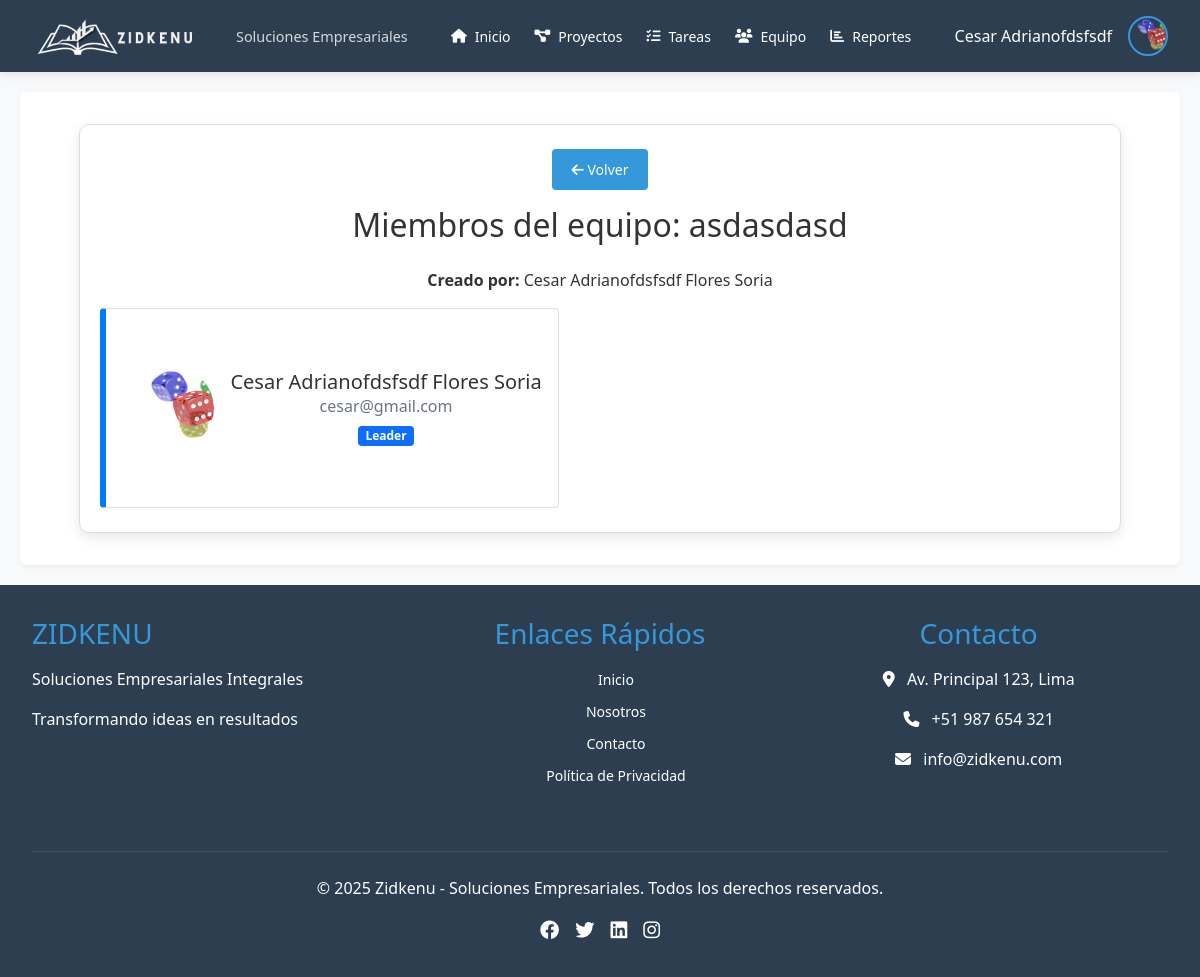
The app's page /pantallas/team_members.php?id=1 (signed in) with its own data.
### tables this page shows
CREATE TABLE `users` (
  `id` int(11) NOT NULL,
  `username` varchar(50) NOT NULL,
  `password` varchar(255) NOT NULL,
  `email` varchar(100) NOT NULL,
  `nombres` varchar(50) NOT NULL,
  `apellidos` varchar(50) NOT NULL,
  `fecha_nacimiento` date NOT NULL,
  `dni` int(8) NOT NULL,
  `celular` int(9) NOT NULL,
  `foto_perfil` varchar(255) DEFAULT '../assets/foto_perfil/default.png',
  `role` enum('admin','manager','member') NOT NULL DEFAULT 'member',
  `created_at` timestamp NOT NULL DEFAULT current_timestamp(),
  `updated_at` timestamp NOT NULL DEFAULT current_timestamp() ON UPDATE current_timestamp()
);

CREATE TABLE `teams` (
  `id` int(11) NOT NULL,
  `name` varchar(255) NOT NULL,
  `description` text DEFAULT NULL,
  `code` varchar(10) DEFAULT NULL,
  `created_by` int(11) NOT NULL,
  `created_at` timestamp NOT NULL DEFAULT current_timestamp(),
  `updated_at` timestamp NOT NULL DEFAULT current_timestamp() ON UPDATE current_timestamp()
);

CREATE TABLE `team_members` (
  `id` int(11) NOT NULL,
  `team_id` int(11) NOT NULL,
  `user_id` int(11) NOT NULL,
  `role` enum('leader','member') DEFAULT 'member',
  `joined_at` timestamp NOT NULL DEFAULT current_timestamp()
);

### pantallas/team_members.php (the view, shortened to what this page needs)
<?php
require '../conexion/config.php';
if (isset($_SESSION['user_id'])) {
    $stmtUser = $pdo->prepare("SELECT * FROM users WHERE id = ?");
    $stmtUser->execute([$_SESSION['user_id']]);
    $user = $stmtUser->fetch(PDO::FETCH_ASSOC);
} else {
    $user = null;
}
$team_id = isset($_GET['id']) ? (int)$_GET['id'] : 0;
try {
    $stmt = $pdo->prepare("
        SELECT t.*, u.nombres as creator_name, u.apellidos as creator_lastname
        FROM teams t
        LEFT JOIN users u ON t.created_by = u.id
        WHERE t.id = ?
    ");
    $stmt->execute([$team_id]);
    $team = $stmt->fetch();
} catch (PDOException $e) {
    set_flash_message('error', 'Error al cargar información del equipo');
    redirect('team.php');
}
try {
    $stmt = $pdo->prepare("
        SELECT u.id, u.nombres, u.apellidos, u.email, u.celular, u.foto_perfil,
               tm.role, tm.joined_at
        FROM users u
        JOIN team_members tm ON u.id = tm.user_id
        WHERE tm.team_id = ?
        ORDER BY
            CASE tm.role
                WHEN 'leader' THEN 1
                WHEN 'member' THEN 2
            END,
            tm.joined_at ASC
    ");
    $stmt->execute([$team_id]);
    $members = $stmt->fetchAll();
} catch (PDOException $e) {
    $members = [];
    set_flash_message('error', 'Error al cargar miembros del equipo');
}
function get_role_badge($role) {
    $badges = ['leader' => 'primary', 'member' => 'secondary'];
    return $badges[$role] ?? 'light';
}
?>
<!DOCTYPE html>
<html lang="es">
<head>
    <link rel="stylesheet" href="../css/style.css">
    <link rel="stylesheet" href="https://cdnjs.cloudflare.com/ajax/libs/font-awesome/6.0.0/css/all.min.css">
    <link href="https://cdn.jsdelivr.net/npm/bootstrap@5.1.3/dist/css/bootstrap.min.css" rel="stylesheet">
</head>
<body>
    <?php include '../estructura/header.php'; ?>
    <div class="container py-4 team-container">
        <a href="team.php" class="btn btn-outline-secondary mb-3">
            <i class="fas fa-arrow-left"></i> Volver
        </a>
        <h2 class="mb-4">Miembros del equipo: <?= htmlspecialchars($team['name']) ?></h2>
        <p><strong>Creado por:</strong> <?= htmlspecialchars($team['creator_name'] . ' ' . $team['creator_lastname']) ?></p>
        <div class="member-grid">
            <?php foreach ($members as $member): ?>
                <div class="card member-card <?= 'role-' . $member['role'] ?>">
                    <div class="card-body d-flex align-items-center">
                        <img src="<?= htmlspecialchars($member['foto_perfil'] ?? '../img/default-avatar.png') ?>"
                             class="rounded-circle avatar-lg me-3" alt="Avatar">
                        <div>
                            <h5 class="card-title mb-0"><?= htmlspecialchars($member['nombres'] . ' ' . $member['apellidos']) ?></h5>
                            <p class="mb-1 text-muted"><?= htmlspecialchars($member['email']) ?></p>
                            <span class="badge bg-<?= get_role_badge($member['role']) ?>">
                                <?= ucfirst($member['role']) ?>
                            </span>
                        </div>
                    </div>
                </div>
            <?php endforeach; ?>
        </div>
    </div>
    <?php include '../estructura/footer.php'; ?>
</body>
</html>

### estructura/header.php (shortened to what this page needs)
<!DOCTYPE html>
<html lang="es">
<head>
    <link rel="stylesheet" href="https://cdnjs.cloudflare.com/ajax/libs/font-awesome/6.4.0/css/all.min.css">
    <link rel="stylesheet" href="../css/style.css">
</head>
<body>
    <header class="navbar">
        <div class="logo-container">
            <img src="../assets/img/zidkenu_logo.png" alt="Zidkenu Logo" class="logo-img">
            <div>
                <span class="logo-slogan">Soluciones Empresariales</span>
            </div>
        </div>
        <nav class="nav-links">
            <a href="home_screen.php"><i class="fas fa-home"></i> Inicio</a>
            <a href="projects.php"><i class="fas fa-project-diagram"></i> Proyectos</a>
            <a href="tasks.php"><i class="fas fa-tasks"></i> Tareas</a>
            <a href="team.php"><i class="fas fa-users"></i> Equipo</a>
            <a href="reports.php"><i class="fas fa-chart-bar"></i> Reportes</a>
        </nav>
        <?php if (isset($_SESSION['user_id'])): ?>
        <div class="user-menu">
            <span class="username"><?= htmlspecialchars($user['nombres'] ?? 'Usuario') ?></span>
            <div class="dropdown">
                <img src="<?= htmlspecialchars($_SESSION['user_avatar'] ?? $user['foto_perfil'] ?? '../assets/foto_perfil/default.jpg') ?>" alt="Avatar" class="avatar" id="avatarBtn">
            </div>
        </div>
        <?php endif; ?>
    </header>
    <main class="main-content">

### css/style.css (style rules this page uses)
:root { --primary-color: #2c3e50; --secondary-color: #3498db; --accent-color: #e74c3c; --light-color: #ecf0f1; --dark-color: #2c3e50; --text-color: #333; --border-radius: 6px; }
body { font-family: Arial, sans-serif; background-color: #fff; margin: 0; padding: 0; }
.container { max-width: 2000px; margin: auto; padding: 20px; border: 1px solid #ddd; border-radius: 10px; text-align: center; box-shadow: 0 4px 12px rgba(0, 0, 0, 0.1); }
a { color: #0074d9; text-decoration: none; font-size: 14px; }
* { margin: 0; padding: 0; box-sizing: border-box; font-family: 'Segoe UI', Tahoma, Geneva, Verdana, sans-serif; }
body { background-color: #f5f5f5; min-height: 100vh; display: flex; flex-direction: column; color: var(--text-color); }
.navbar { background-color: var(--primary-color); color: white; padding: 1rem 2rem; display: flex; justify-content: space-between; align-items: center; box-shadow: 0 2px 10px rgba(0, 0, 0, 0.1); position: relative; z-index: 1000; }
.logo-container { display: flex; align-items: center; gap: 1rem; }
.logo-img { height: 40px; }
.logo-slogan { font-size: 0.9rem; opacity: 0.8; margin-left: 1rem; }
.nav-links { display: flex; gap: 1.5rem; }
.nav-links a { color: white; text-decoration: none; font-weight: 500; transition: color 0.3s; display: flex; align-items: center; gap: 0.5rem; padding: 0.5rem 0; }
.user-menu { display: flex; align-items: center; gap: 1rem; position: relative; }
.username { font-weight: 500; cursor: pointer; }
.avatar { width: 40px; height: 40px; border-radius: 50%; object-fit: cover; cursor: pointer; border: 2px solid var(--secondary-color); transition: transform 0.2s; }
.main-content { flex: 1; padding: 2rem; background-color: #fff; margin: 20px; border-radius: var(--border-radius); box-shadow: 0 2px 5px rgba(0,0,0,0.05); }
.btn { padding: 12px 20px; background-color: var(--secondary-color); color: white; border: none; border-radius: var(--border-radius); font-size: 16px; cursor: pointer; transition: all 0.3s; display: inline-block; text-align: center; text-decoration: none; }
body { background-color: #f8f9fa; }
.team-container { width: 95%; margin: 0 auto; }
.avatar-lg { width: 100px; height: 100px; object-fit: cover; }
:root { --primary: #4361ee; --secondary: #3f37c9; --success: #4cc9f0; --info: #4895ef; --warning: #f8961e; --danger: #f72585; --light: #f8f9fa; --dark: #212529; --white: #ffffff; --gray: #6c757d; }
.btn { padding: 10px 20px; border: none; border-radius: 4px; cursor: pointer; text-decoration: none; display: inline-block; font-size: 14px; transition: background-color 0.3s; }
.member-grid { height: 200px; display: flex; flex-direction: row; gap: 1.5rem; }
.member-card { transition: transform 0.3s, box-shadow 0.3s; height: 100%; display: flex; flex-direction: row; }
.avatar-lg { width: 80px; height: 80px; object-fit: cover; }
.role-leader { border-left: 6px solid #007bff; padding-left: 0.75rem; }

### records on screen
users: nombres "Cesar Adrianofdsfsdf", foto_perfil (picture)
teams: name "asdasdasd", created_by.apellidos "Cesar Adrianofdsfsdf Flores Soria"
team_members: user.foto_perfil (picture), user.apellidos "Cesar Adrianofdsfsdf Flores Soria", user.email "cesar@gmail.com", role "Leader"
